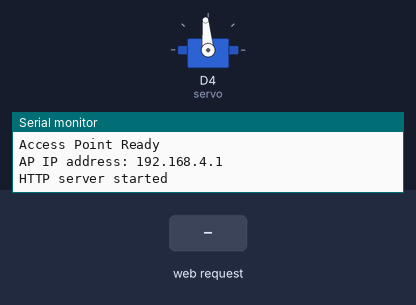
The sketch below on a simulated ESP8266 (NodeMCU). On the bench: servo, the last lines printed to the serial monitor. The inputs (shaded band) are chosen by the test bench.

Above: at 1.2 s.
1.3 s: HTTP request GET /start?duration=1&degrees=1&interval=1 received
At 3.4 s:
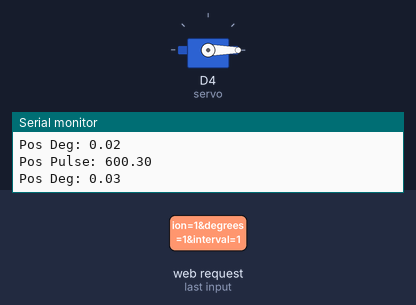
Timing chart, 0 to 37.8 s (numbered marks = the images above; inputs shaded):
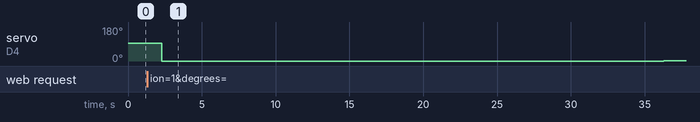

Measured:
- after the input at 1.3 s, servo on D4 (servo): 95° → 0° after 1.0 s, → 1° 34.0 s later

The sketch:

Timelapse.ino
```cpp
#include <ESP8266WiFi.h>
#include <ESP8266HTTPClient.h>
#include <ESP8266WebServer.h>
extern "C" {
  #include "user_interface.h"
}

#include <Servo.h>

Servo servo;
const int SERVO_MAX_DEGREE = 180;
const int SERVO_MIN_PULSE_WIDTH = 600;
const int SERVO_MAX_PULSE_WIDTH = 2300;
const float deg2Pul = (SERVO_MAX_PULSE_WIDTH - SERVO_MIN_PULSE_WIDTH) / SERVO_MAX_DEGREE;

const int BAT_MAX = 990;
const int BAT_MIN = 730;

ESP8266WebServer server(80);

float duration;
float degrees;
float interval;

float numShoots;
float step;
float pos;

boolean timerStarted;

void setup()
{
  Serial.begin(115200);
  delay(10);

  Serial.println("Board started");

  pinMode(A0, INPUT);

  WiFi.mode(WIFI_AP);
  wifi_set_sleep_type(LIGHT_SLEEP_T);

  boolean wifi = WiFi.softAP("TLAPSE-ESP8266-AP", "tl123456");
  if(wifi == true) {
    Serial.println("Access Point Ready");
    IPAddress myIP = WiFi.softAPIP();
    Serial.print("AP IP address: ");
    Serial.println(myIP);
    server.on("/", handleRoot);
    server.on("/start", handleStart);
    server.begin();
    server.begin();
    Serial.println("HTTP server started");
  } else {
    Serial.println("Access Point Failed!");
  }

  pos = 0;
  servo.attach(D4, SERVO_MIN_PULSE_WIDTH, SERVO_MAX_PULSE_WIDTH);
  servo.write(1500);
}


void loop()
{
  if(timerStarted){
    if(pos <= degrees && pos <= SERVO_MAX_DEGREE){
      servo.writeMicroseconds(SERVO_MIN_PULSE_WIDTH + pos * deg2Pul);
      pos = pos + step;
      Serial.println("Pos Pulse: " + String(SERVO_MIN_PULSE_WIDTH + pos * deg2Pul));
      Serial.println("Pos Deg: " + String(pos));

      delay(interval * 1000);
    } else {
      pos = 0;
      servo.writeMicroseconds(SERVO_MIN_PULSE_WIDTH);
      WiFi.forceSleepWake();
      timerStarted = false;
    }
  } else {
    server.handleClient();
  }
}


void handleRoot() {
  int rawBattery = analogRead(A0);
  float batteryPercentage = (float) (rawBattery - BAT_MIN) / (BAT_MAX - BAT_MIN) * 100;
  Serial.println("Battery percentage: " + String(batteryPercentage));
  Serial.println("Battery AnalogRead: " + String(rawBattery));

  // https://codepen.io/makebit/pen/bjzrBK
  String response = " <!DOCTYPE html> <html> <head> <meta name=\"viewport\" content=\"width=device-width, initial-scale=1, shrink-to-fit=no\"> </head> <body> <h2> Timelapse Settings</h2> Battery Percentage: " + String(batteryPercentage) + "%<br> Battery AnalogRead: " + String(rawBattery) + "<br> <br> <form action=\"/start\"> Duration:<br> <input type=\"text\" value=\"10\" name=\"duration\" id=\"duration\" onclick=\"computeStep()\"> <br> Degrees:<br> <input type=\"text\" value=\"180\" name=\"degrees\" id=\"degrees\" onclick=\"computeStep()\"> <br> Interval:<br> <input type=\"text\" value=\"10\" name=\"interval\" id=\"interval\" onclick=\"computeStep()\"> <br> <br> Step:<br> <input type=\"number\" name=\"step\" id=\"step\" readonly> <br> <br> <input type=\"submit\" value=\"Start\"> </form> <script> function computeStep(){var numShoots = document.getElementById(\"duration\").value * 60 / document.getElementById(\"interval\").value; var step = document.getElementById(\"degrees\").value / numShoots; document.getElementById(\"step\").value = step; } </script> </body> </html>";
  server.send(200, "text/html", response);
}

void handleStart() {

  if (server.hasArg("duration") && server.hasArg("degrees") && server.hasArg("interval")){
    duration = server.arg("duration").toFloat();
    Serial.println("Duration: " + String(duration));

    degrees = server.arg("degrees").toFloat();
    Serial.println("Degrees: " + String(degrees));

    interval = server.arg("interval").toFloat();
    Serial.println("Interval: " + String(interval));


    numShoots = duration * 60 / interval;
    step = degrees / numShoots; // step in degrees

    Serial.println("numShoots: " + String(numShoots));
    Serial.println("step: " + String(step));

    String response = "<!DOCTYPE html> <html> <head> <meta name=\"viewport\" content=\"width=device-width, initial-scale=1, shrink-to-fit=no\"> </head> <body> <h2>Timelapse Started</h2> Number of shoots: " + String(numShoots) + "<br>Step: " + String(step) + "<br><a href=\"/\">Home</a> </body> </html>";
    server.send(200, "text/html", response);

    delay(1000);

    timerStarted = true;
    WiFi.forceSleepBegin();

  } else {
    server.sendHeader("Location", String("/"), true);
    server.send ( 302, "text/plain", "");
  }
}
```
